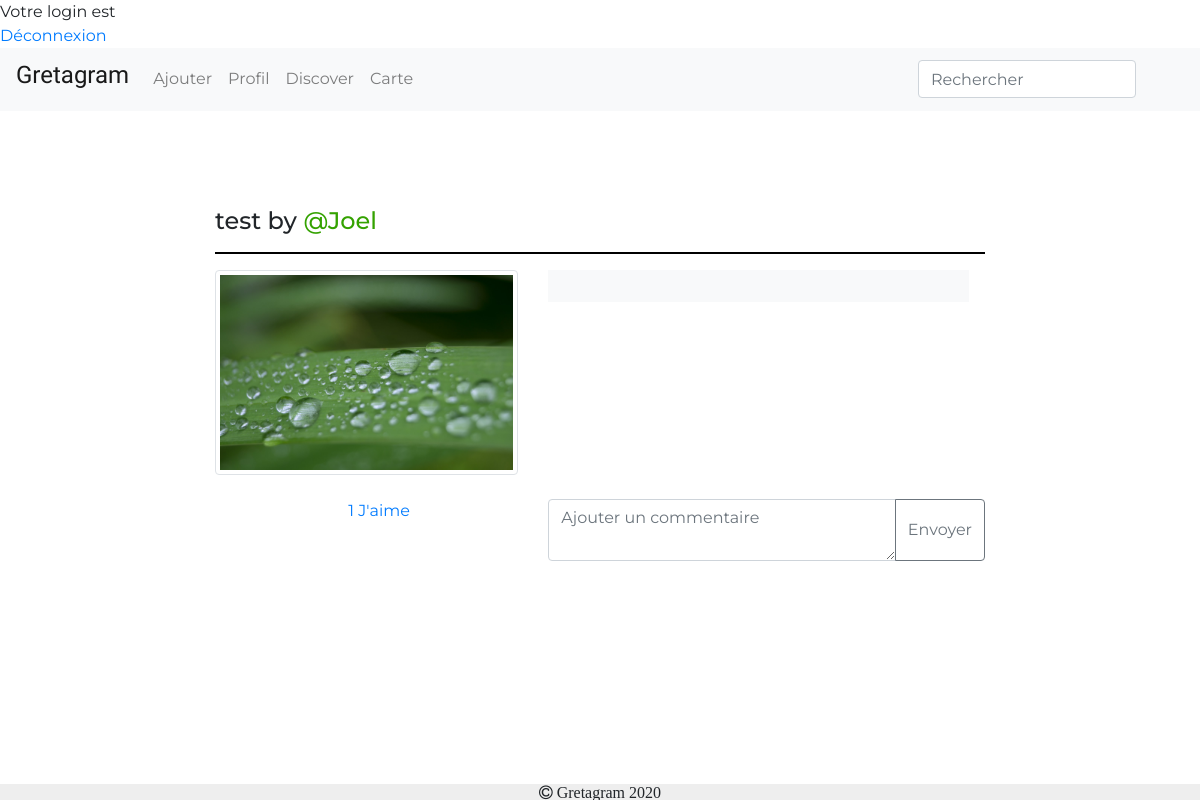
Page /Gretagram/post.php?post=uploads/5e9e355d5867dbanque-d-images-gratuites-et-libres-de-droits18-1560x1037.jpg (signed in) on the committed database.
### tables this page shows
CREATE TABLE IF NOT EXISTS `publication` (
  `id` int(11) NOT NULL AUTO_INCREMENT,
  `nblike` int(100) DEFAULT '0',
  `titre` varchar(100) DEFAULT NULL,
  `description` varchar(100) DEFAULT NULL,
  `user` varchar(100) NOT NULL,
  `photo` varchar(100) DEFAULT NULL,
  `datepubli` datetime NOT NULL DEFAULT CURRENT_TIMESTAMP,
  `lat` varchar(200) DEFAULT NULL,
  `longitude` varchar(100) DEFAULT NULL,
  `adrrFormated` varchar(100) NOT NULL,
  `nbVue` int(11) NOT NULL DEFAULT '0',
  PRIMARY KEY (`id`)
);

### Gretagram/post.php (the view, shortened to what this page needs)
<?php
if (isset($_SESSION['login']) && isset($_SESSION['mdp'])) {
    echo '<html>';
    echo '<head>';
    echo '</head>';
    echo '<body>';
    echo 'Votre login est ' . $_SESSION['login'];
    echo '<br />';
    echo '<a href="deconnexion.php">Déconnexion</a>';
} else {
    header('location: login.php?message=erreur');
}
?>
<!DOCTYPE html>
<html>
<head>
    <link href="https://stackpath.bootstrapcdn.com/font-awesome/4.7.0/css/font-awesome.min.css" rel="stylesheet">
    <link rel="stylesheet" href="https://stackpath.bootstrapcdn.com/bootstrap/4.4.1/css/bootstrap.min.css">
    <link rel="stylesheet" href="css/style.css">
    <?php
    include("include/connect.inc.php");
    ?>
</head>
<body>
    <nav class="navbar navbar-expand-lg navbar-light bg-light">
        <a class="navbar-brand" href="index.php">
            <div class="styleLogo">
                <h4>Gretagram</h4>
            </div>
        </a>
        <div class="collapse navbar-collapse" id="navbarToggler">
            <ul class="navbar-nav mr-auto mt-2 mt-lg-0">
                <li class="nav-item">
                    <a class="nav-link" href="ajouter.php">Ajouter</a>
                </li>
                <li class="nav-item">
                    <a class="nav-link" href="profilPerso.php">Profil</a>
                </li>
                <li class="nav-item">
                    <a class="nav-link" href="discover.php">Discover</a>
                </li>
                <li class="nav-item">
                    <a class="nav-link" href="carte.php">Carte</a>
                </li>
            </ul>
            <form class="form-inline my-2 my-lg-0">
                <input class="form-control mr-sm-2" type="text" id="search-user" placeholder="Rechercher">
            </form>
            <div style="margin-top: 20px">
            </div>
        </div>
    </nav>
    <br>
    <br>
    <br>
    <br>
    <?php
    $param = htmlspecialchars($_GET['post']);
    $requetePost = "Select * FROM publication where photo = " . "'" . $param . "'" . ";";
    $prequetePost = $conn->prepare($requetePost);
    $prequetePost->execute();
    while ($dataPost = $prequetePost->fetch()) {
        $id = $dataPost['id'];
        $photo = $dataPost['photo'];
        $nom = $dataPost['user'];
        $titre = $dataPost['titre'];
        echo '
    <div class="container-fluid">
        <div class="row">
            <div class="col-md-2"></div>
            <div class="col-md-8">
               <h4>' . $titre . ' by <a href="profil.php?nom=' . $nom . '" style="color:#34A200">@' . $nom . '</a></h4>
                <hr style="width: 100%; color: black; height: 1px; background-color:black;">
                <div class="row">
                    <div class="col-md-5">
                        <img src="' . $photo . '" alt="" class=" img-thumbnail responsive">
                    </div>
';
    }
    ?>
    <div class="col-md-7">
        <div class="overflow-auto p-3 mb-3 mb-md-0 mr-md-3 bg-light" style="max-width: 480px; max-height: 400px;">
        </div>
    </div>
    </div>
    <br>
    <div class="row">
        <div class="col-md-2"></div>
        <div class="col-md-2">
            <?php
            $like = $conn->prepare('SELECT id FROM jaime WHERE id_article= ?');
            $like->execute(array($id));
            $likes = $like->rowCount();
            ?>
            <a href="script/like.php?id=<?php echo $id; ?>&nom=<?php echo $_SESSION['login']; ?>"><?php echo $likes ?> J'aime</a>
        </div>
        <div class="col-md-1"></div>
        <div class="col-md-7">
            <form method="post" enctype="multipart/form-data">
                <div class="input-group mb-3">
                    <textarea name="newComm" class="form-control" placeholder="Ajouter un commentaire" aria-label="Recipient'."'".' s username" aria-describedby="basic-addon2"></textarea>
                    <div class="input-group-append">
                        <input type="submit" class="btn btn-outline-secondary" name="submit_commentaire" value="Envoyer">
                    </div>
                </div>
            </form>
        </div>
    </div>
    </div>
    </div>
    <br>
    <footer class="containe-fluid footer">
        <i class="fa fa-copyright"> Gretagram 2020</i>
    </footer>
</body>
</html>

### Gretagram/css/style.css (style rules this page uses)
body, html { padding: 0; margin: 0; }
body { font-family: 'Montserrat', sans-serif; }
.footer { position: fixed; left: 0; bottom: 0; width: 100%; background-color: #EEEEEE; text-align: center; }
.responsive { width: 100%; height: auto; }
.styleLogo { font-family: 'Oleo Script', cursive; }

### rows in the picture
publication: titre "test", user "Joel", photo (picture)

### other values in the picture
$likes "1"
